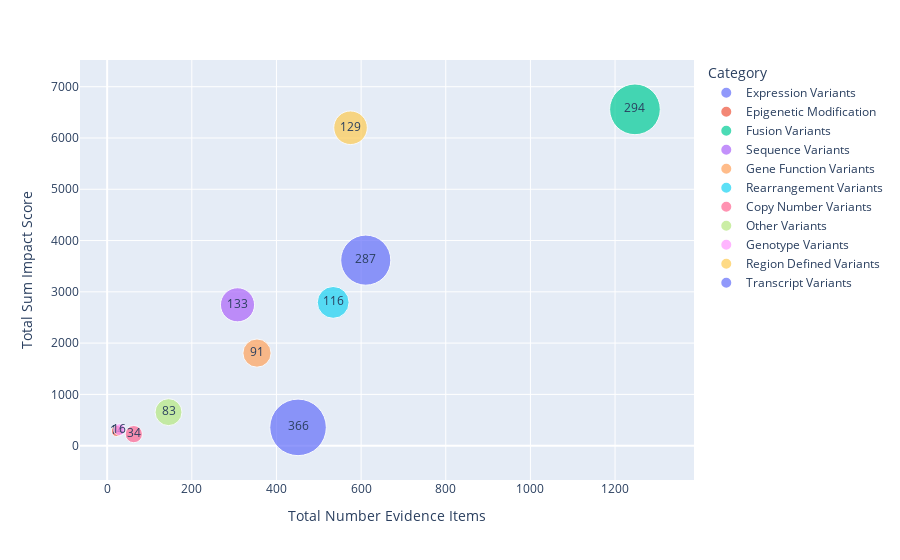

The notebook cell saved with this chart:
### Markdown cell above
The scatterplot below shows the relationship between the Not Suported variant sub category impact score and the number of evidence items associated with variants in each sub category. Additionally, the sizes of the data point represent the number of variants in each sub category.

### Code cell
fig2 = px.scatter(
    data_frame=not_supported_variant_impact_df,
    x="Total Number Evidence Items",
    y="Total Sum Impact Score",
    size="Total Number Variants",
    size_max=40,
    text="Total Number Variants",
    color="Category",
    hover_data="% Accepted Evidence Items"
)
fig2.show()

### Figure 1 — Plotly figure (JSON) as saved in the notebook; plotly's stock layout.template omitted (floating-point values rounded to 4 significant figures)
{"data": [{"customdata": [["55.97%"]], "hovertemplate": "Category=Expression Variants<br>Total Number Evidence Items=%{x}<br>Total Sum Impact Score=%{y}<br>Total Number Variants=%{text}<br>% Accepted Evidence Items=%{customdata[0]}<extra></extra>", "legendgroup": "Expression Variants", "marker": {"color": "#636efa", "size": [287], "sizemode": "area", "sizeref": 0.2288, "symbol": "circle"}, "mode": "markers+text", "name": "Expression Variants", "orientation": "v", "showlegend": true, "text": [287], "type": "scatter", "x": [611], "xaxis": "x", "y": [3618], "yaxis": "y"}, {"customdata": [["95.65%"]], "hovertemplate": "Category=Epigenetic Modification<br>Total Number Evidence Items=%{x}<br>Total Sum Impact Score=%{y}<br>Total Number Variants=%{text}<br>% Accepted Evidence Items=%{customdata[0]}<extra></extra>", "legendgroup": "Epigenetic Modification", "marker": {"color": "#EF553B", "size": [14], "sizemode": "area", "sizeref": 0.2288, "symbol": "circle"}, "mode": "markers+text", "name": "Epigenetic Modification", "orientation": "v", "showlegend": true, "text": [14], "type": "scatter", "x": [23], "xaxis": "x", "y": [285.5], "yaxis": "y"}, {"customdata": [["59.90%"]], "hovertemplate": "Category=Fusion Variants<br>Total Number Evidence Items=%{x}<br>Total Sum Impact Score=%{y}<br>Total Number Variants=%{text}<br>% Accepted Evidence Items=%{customdata[0]}<extra></extra>", "legendgroup": "Fusion Variants", "marker": {"color": "#00cc96", "size": [294], "sizemode": "area", "sizeref": 0.2288, "symbol": "circle"}, "mode": "markers+text", "name": "Fusion Variants", "orientation": "v", "showlegend": true, "text": [294], "type": "scatter", "x": [1247], "xaxis": "x", "y": [6559.0], "yaxis": "y"}, {"customdata": [["63.64%"]], "hovertemplate": "Category=Sequence Variants<br>Total Number Evidence Items=%{x}<br>Total Sum Impact Score=%{y}<br>Total Number Variants=%{text}<br>% Accepted Evidence Items=%{customdata[0]}<extra></extra>", "legendgroup": "Sequence Variants", "marker": {"color": "#ab63fa", "size": [133], "sizemode": "area", "sizeref": 0.2288, "symbol": "circle"}, "mode": "markers+text", "name": "Sequence Variants", "orientation": "v", "showlegend": true, "text": [133], "type": "scatter", "x": [308], "xaxis": "x", "y": [2747.0], "yaxis": "y"}, {"customdata": [["43.50%"]], "hovertemplate": "Category=Gene Function Variants<br>Total Number Evidence Items=%{x}<br>Total Sum Impact Score=%{y}<br>Total Number Variants=%{text}<br>% Accepted Evidence Items=%{customdata[0]}<extra></extra>", "legendgroup": "Gene Function Variants", "marker": {"color": "#FFA15A", "size": [91], "sizemode": "area", "sizeref": 0.2288, "symbol": "circle"}, "mode": "markers+text", "name": "Gene Function Variants", "orientation": "v", "showlegend": true, "text": [91], "type": "scatter", "x": [354], "xaxis": "x", "y": [1806.0], "yaxis": "y"}, {"customdata": [["37.83%"]], "hovertemplate": "Category=Rearrangement Variants<br>Total Number Evidence Items=%{x}<br>Total Sum Impact Score=%{y}<br>Total Number Variants=%{text}<br>% Accepted Evidence Items=%{customdata[0]}<extra></extra>", "legendgroup": "Rearrangement Variants", "marker": {"color": "#19d3f3", "size": [116], "sizemode": "area", "sizeref": 0.2288, "symbol": "circle"}, "mode": "markers+text", "name": "Rearrangement Variants", "orientation": "v", "showlegend": true, "text": [116], "type": "scatter", "x": [534], "xaxis": "x", "y": [2794], "yaxis": "y"}, {"customdata": [["42.86%"]], "hovertemplate": "Category=Copy Number Variants<br>Total Number Evidence Items=%{x}<br>Total Sum Impact Score=%{y}<br>Total Number Variants=%{text}<br>% Accepted Evidence Items=%{customdata[0]}<extra></extra>", "legendgroup": "Copy Number Variants", "marker": {"color": "#FF6692", "size": [34], "sizemode": "area", "sizeref": 0.2288, "symbol": "circle"}, "mode": "markers+text", "name": "Copy Number Variants", "orientation": "v", "showlegend": true, "text": [34], "type": "scatter", "x": [63], "xaxis": "x", "y": [225], "yaxis": "y"}, {"customdata": [["40.00%"]], "hovertemplate": "Category=Other Variants<br>Total Number Evidence Items=%{x}<br>Total Sum Impact Score=%{y}<br>Total Number Variants=%{text}<br>% Accepted Evidence Items=%{customdata[0]}<extra></extra>", "legendgroup": "Other Variants", "marker": {"color": "#B6E880", "size": [83], "sizemode": "area", "sizeref": 0.2288, "symbol": "circle"}, "mode": "markers+text", "name": "Other Variants", "orientation": "v", "showlegend": true, "text": [83], "type": "scatter", "x": [145], "xaxis": "x", "y": [653.5], "yaxis": "y"}, {"customdata": [["58.62%"]], "hovertemplate": "Category=Genotype Variants<br>Total Number Evidence Items=%{x}<br>Total Sum Impact Score=%{y}<br>Total Number Variants=%{text}<br>% Accepted Evidence Items=%{customdata[0]}<extra></extra>", "legendgroup": "Genotype Variants", "marker": {"color": "#FF97FF", "size": [16], "sizemode": "area", "sizeref": 0.2288, "symbol": "circle"}, "mode": "markers+text", "name": "Genotype Variants", "orientation": "v", "showlegend": true, "text": [16], "type": "scatter", "x": [29], "xaxis": "x", "y": [312.5], "yaxis": "y"}, {"customdata": [["70.96%"]], "hovertemplate": "Category=Region Defined Variants<br>Total Number Evidence Items=%{x}<br>Total Sum Impact Score=%{y}<br>Total Number Variants=%{text}<br>% Accepted Evidence Items=%{customdata[0]}<extra></extra>", "legendgroup": "Region Defined Variants", "marker": {"color": "#FECB52", "size": [129], "sizemode": "area", "sizeref": 0.2288, "symbol": "circle"}, "mode": "markers+text", "name": "Region Defined Variants", "orientation": "v", "showlegend": true, "text": [129], "type": "scatter", "x": [575], "xaxis": "x", "y": [6200.0], "yaxis": "y"}, {"customdata": [["11.97%"]], "hovertemplate": "Category=Transcript Variants<br>Total Number Evidence Items=%{x}<br>Total Sum Impact Score=%{y}<br>Total Number Variants=%{text}<br>% Accepted Evidence Items=%{customdata[0]}<extra></extra>", "legendgroup": "Transcript Variants", "marker": {"color": "#636efa", "size": [366], "sizemode": "area", "sizeref": 0.2288, "symbol": "circle"}, "mode": "markers+text", "name": "Transcript Variants", "orientation": "v", "showlegend": true, "text": [366], "type": "scatter", "x": [451], "xaxis": "x", "y": [356.5], "yaxis": "y"}], "layout": {"legend": {"itemsizing": "constant", "title": {"text": "Category"}, "tracegroupgap": 0}, "margin": {"t": 60}, "xaxis": {"anchor": "y", "domain": [0, 1], "title": {"text": "Total Number Evidence Items"}}, "yaxis": {"anchor": "x", "domain": [0, 1], "title": {"text": "Total Sum Impact Score"}}}}
